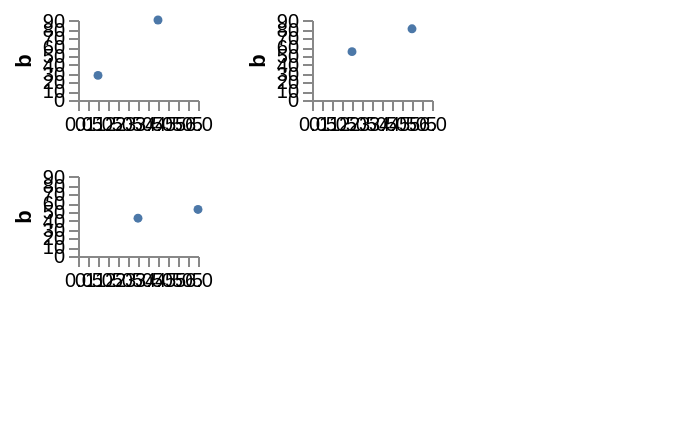

This figure's Vega-Lite source:
### Vega specification from a JSON file in a GitHub repository (floating-point values rounded to 4 significant figures)
{"width": 300, "height": 200, "padding": 5, "data": [{"name": "table", "values": [{"a": "Alpha", "b": 28, "c": "x", "d": 1, "col": 0, "row": 0}, {"a": "Bravo", "b": 55, "c": "y", "d": 2, "col": 1, "row": 1}, {"a": "Charlie", "b": 43, "c": "x", "d": 3, "col": 2, "row": 0}, {"a": "Delta", "b": 91, "c": "z", "d": 4, "col": 0, "row": 1}, {"a": "Echo", "b": 81, "c": "y", "d": 5, "col": 1, "row": 0}, {"a": "Foxtrot", "b": 53, "c": "z", "d": 6, "col": 2, "row": 1}]}], "scales": [{"name": "x", "type": "linear", "domain": {"data": "table", "field": "d"}, "range": [0, 60]}, {"name": "y", "type": "linear", "domain": {"data": "table", "field": "b"}, "range": [40, 0]}], "layout": {"align": "none", "bounds": "full", "columns": 2, "padding": 16}, "marks": [{"type": "group", "from": {"facet": {"name": "facet", "data": "table", "groupby": ["col"]}}, "encode": {"update": {"width": {"value": 60}, "height": {"value": 40}}}, "axes": [{"orient": "left", "scale": "y", "title": "b"}, {"orient": "bottom", "scale": "x"}], "marks": [{"type": "symbol", "from": {"data": "facet"}, "encode": {"enter": {"x": {"scale": "x", "field": "d"}, "y": {"scale": "y", "field": "b"}, "size": {"value": 20}}}}]}]}
